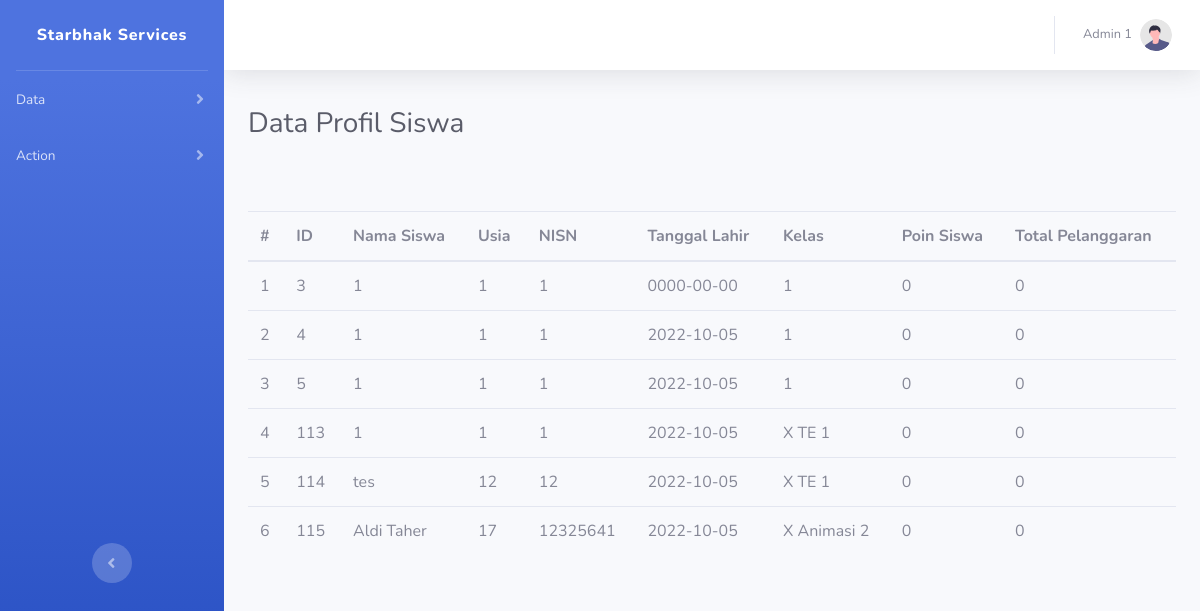
/dashboard/dashboard3.php (signed in), run on an earlier commit of the app's database.
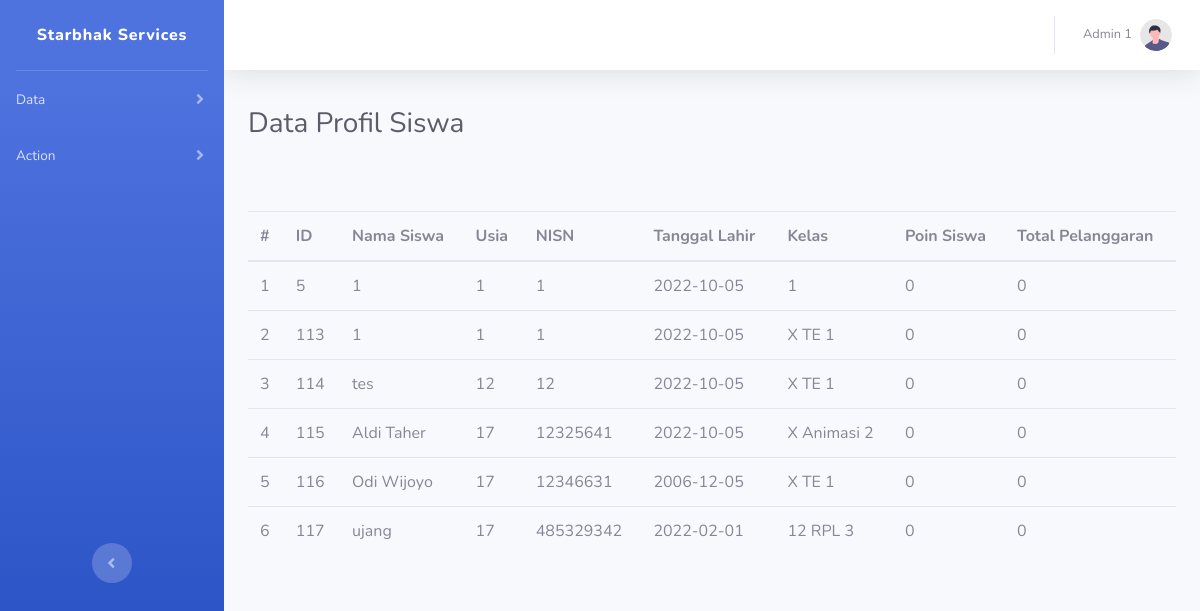
And on a later commit of the database.
### tables this page shows
CREATE TABLE `profil` (
  `id` int(11) NOT NULL,
  `nama` varchar(255) NOT NULL,
  `usia` varchar(255) NOT NULL,
  `NISN` int(11) NOT NULL,
  `tanggalLahir` date NOT NULL,
  `kelas` varchar(255) NOT NULL,
  `gmail` varchar(255) NOT NULL,
  `password` varchar(255) NOT NULL,
  `totalPelanggaran` int(11) NOT NULL,
  `poin` int(11) NOT NULL
);

### dashboard/dashboard3.php (the view, shortened to what this page needs)
<!DOCTYPE html>
<html lang="en">
<head>
    <link href="vendor/fontawesome-free/css/all.min.css" rel="stylesheet" type="text/css">
    <link href="css/sb-admin-2.min.css" rel="stylesheet">
</head>
<body id="page-top">
    <div id="wrapper">
        <ul class="navbar-nav bg-gradient-primary sidebar sidebar-dark accordion" id="accordionSidebar">
            <a class="sidebar-brand d-flex align-items-center justify-content-center" href="index.html">
                <div class="sidebar-brand-text mx-3" style="text-transform: none;">Starbhak Services</div>
            </a>
            <hr class="sidebar-divider my-0">
            <li class="nav-item">
                <a class="nav-link collapsed" href="#" data-toggle="collapse" data-target="#collapseTwo"
                    aria-expanded="true" aria-controls="collapseTwo">
                    <span>Data</span>
                </a>
            </li>
            <li class="nav-item">
                <a class="nav-link collapsed" href="#" data-toggle="collapse" data-target="#collapseUtilities"
                    aria-expanded="true" aria-controls="collapseUtilities">
                    <span>Action</span>
                </a>
            </li>
            <br><br><br><br><br><br><br><br><br><br><br><br><br><br><br>
            <div class="text-center d-none d-md-inline">
                <button class="rounded-circle border-0" id="sidebarToggle"></button>
            </div>
        </ul>
        <div id="content-wrapper" class="d-flex flex-column">
            <div id="content">
                <nav class="navbar navbar-expand navbar-light bg-white topbar mb-4 static-top shadow">
                    <ul class="navbar-nav ml-auto">
                        <li class="nav-item dropdown no-arrow">
                            <a class="nav-link dropdown-toggle" href="#" id="userDropdown" role="button"
                                data-toggle="dropdown" aria-haspopup="true" aria-expanded="false">
                                <span class="mr-2 d-none d-lg-inline text-gray-600 small">Admin 1</span>
                                <img class="img-profile rounded-circle"
                                    src="img/undraw_profile.svg">
                            </a>
                        </li>
                    </ul>
                </nav>
                <div class="container-fluid">
                    <h1 class="h3 mb-4 text-gray-800" style="margin-top: 4%;">Data Profil Siswa</h1>
                    <div class="bungkus" style="width: auto; height:450px; overflow: auto; ">
                        <table class="table table-hover" style="margin-top: 5%;">
                            <thead>
                                <tr>
                                    <th scope="col">#</th>
                                    <th scope="col">ID</th>
                                    <th scope="col">Nama Siswa</th>
                                    <th scope="col">Usia</th>
                                    <th scope="col">NISN</th>
                                    <th scope="col">Tanggal Lahir</th>
                                    <th scope="col">Kelas</th>
                                    <th scope="col">Poin Siswa</th>
                                    <th scope="col">Total Pelanggaran</th>
                                </tr>
                            </thead>
                            <tbody>
                            <?php
                            $i = 1;
                            include 'conn.php';
                            $sql = "SELECT * FROM profil";
                            $query = mysqli_query($conn,$sql);
                            while($value = mysqli_fetch_assoc($query)){
                            echo"
                            <tr>
                                <td>$i</td>
                                <td>$value[id]</td>
                                <td>$value[nama]</td>
                                <td>$value[usia]</td>
                                <td>$value[NISN]</td>
                                <td>$value[tanggalLahir]</td>
                                <td>$value[kelas]</td>
                                <td>$value[poin]</td>
                                <td>$value[totalPelanggaran]</td>
                            </tr>";
                            $i++;
                        }
                    ?>
                        </table>
                    </div>
                </div>
            </div>
        </div>
    </div>
</body>
</html>

What changed in the data, as far as the page shows it:
removed profil: id "3", nama "1", usia "1", NISN "1", tanggalLahir "0000-00-00", kelas "1", poin "0", totalPelanggaran "0"
removed profil: id "4", nama "1", usia "1", NISN "1", tanggalLahir "2022-10-05", kelas "1", poin "0", totalPelanggaran "0"
added profil: id "116", nama "Odi Wijoyo", usia "17", NISN "12346631", tanggalLahir "2006-12-05", kelas "X TE 1", poin "0", totalPelanggaran "0"
added profil: id "117", nama "ujang", usia "17", NISN "485329342", tanggalLahir "2022-02-01", kelas "12 RPL 3", poin "0", totalPelanggaran "0"
